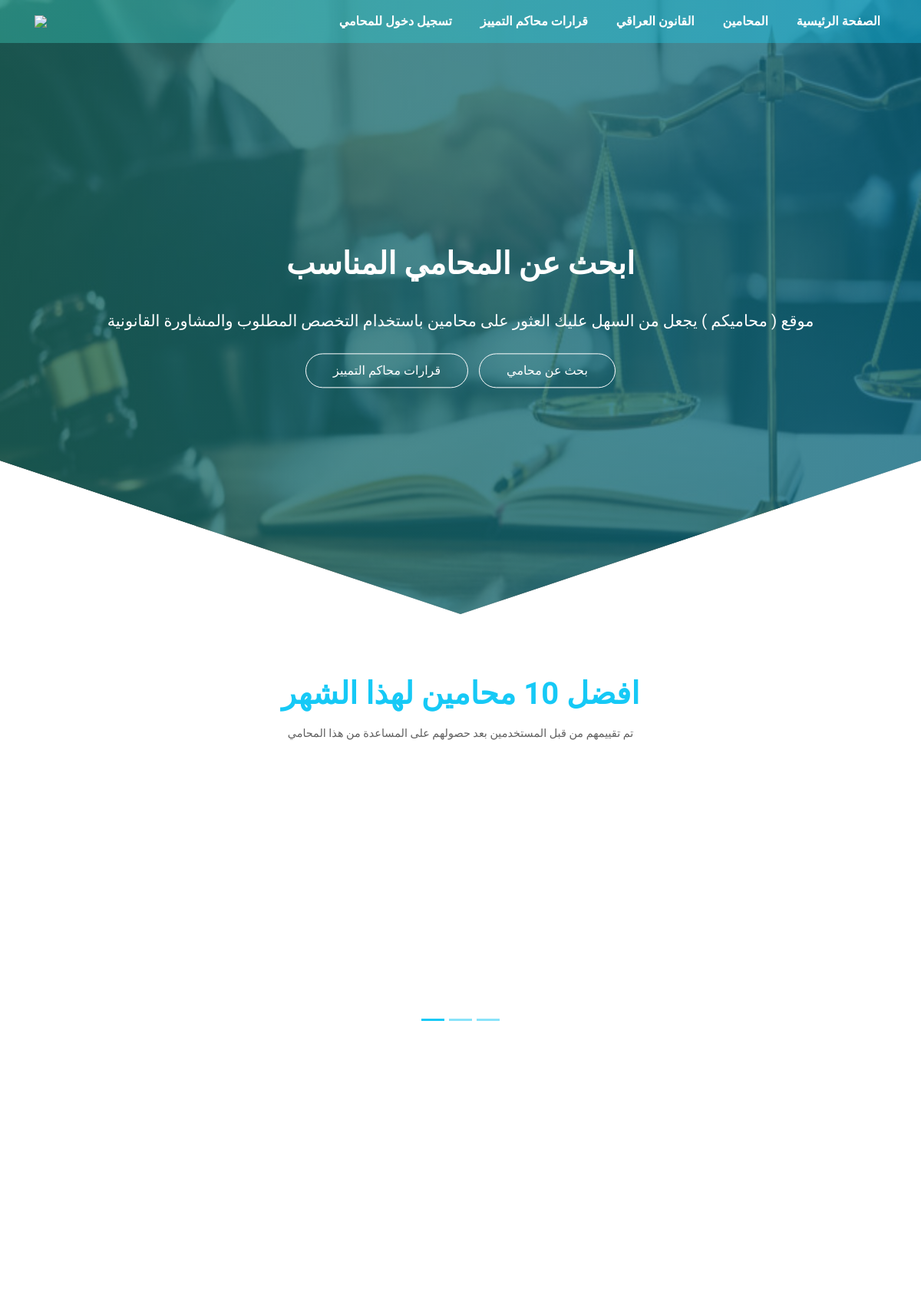
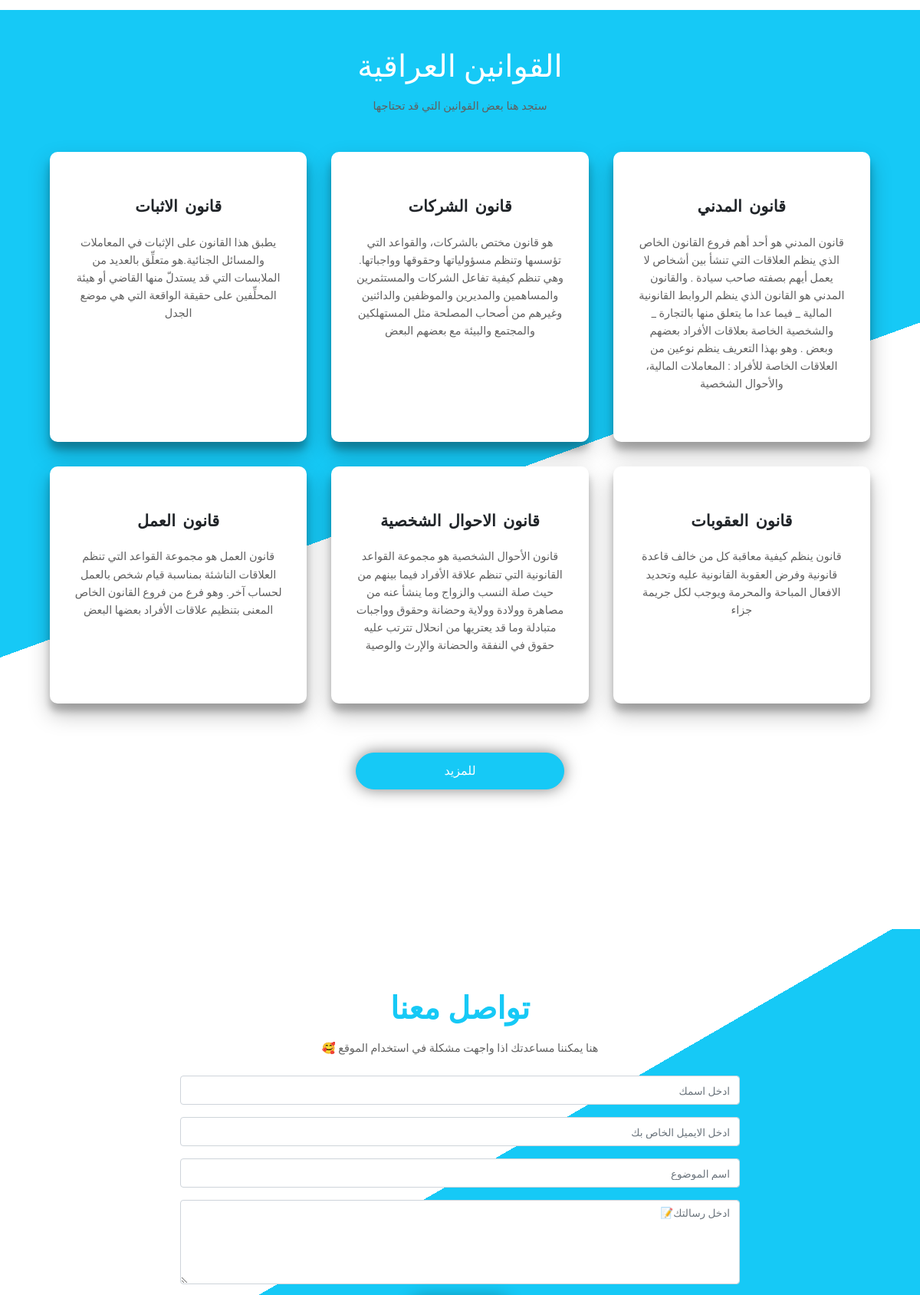
The page / (upper part) on the database its author committed (2 pictures, top to bottom).
### tables this page shows
CREATE TABLE "iraqi_law" (
	"subject"	TEXT,
	"law"	TEXT,
	"description"	TEXT,
	"law_id"	INTEGER NOT NULL UNIQUE,
	PRIMARY KEY("law_id" AUTOINCREMENT)
);

### app.py (the view)
@app.route("/")
def index():
    lawyers = db.execute("SELECT name,total_rating FROM lawyers ORDER BY total_rating DESC LIMIT 10 ")
    result = db.execute("SELECT subject,description,law_id FROM iraqi_law ")
    return render_template("home.html",len= len(result), result=result , head="القانون العراقي", link="laws" , lawyer =lawyers)

### templates/home.html (shortened to what this page needs)
<!DOCTYPE html>
<html lang="en">
<head>
    <link rel="stylesheet" href="/static/home.css">
    <link rel="stylesheet" href="https://cdnjs.cloudflare.com/ajax/libs/font-awesome/4.7.0/css/font-awesome.min.css"
 />
    <link rel="stylesheet" href="https://maxcdn.bootstrapcdn.com/bootstrap/4.5.2/css/bootstrap.min.css">
</head>
<body>
    <div class="header" id="topheader">
        <nav class="navbar navbar-expand-lg navbar-dark fixed-top">
            <div class="container">
                <img class="navbar-brand" src="/static/img/your lawyer" style="width: 10rem;">
                <div class="collapse navbar-collapse" id="navbarSupportedContent">
                    <ul class="navbar-nav ml-auto">
                        <li class="nav-item">
                            <a class="nav-link" href="https://mohamikm.herokuapp.com/login">تسجيل دخول للمحامي <span class="sr-only">(current)</span></a>
                        </li>
                        <li class="nav-item">
                            <a class="nav-link" href="#"> قرارات محاكم التمييز<span class="sr-only">(current)</span></a>
                        </li>
                        <li class="nav-item">
                            <a class="nav-link" href="#contactid"> القانون العراقي<span class="sr-only">(current)</span></a>
                        </li>
                        <li class="nav-item">
                            <a class="nav-link" href="#footerfdiv">المحامين <span class="sr-only">(current)</span></a>
                        </li>
                        <li class="nav-item active">
                            <a class="nav-link" href="#">الصفحة الرئيسية <span class="sr-only">(current)</span></a>
                        </li>
                    </ul>
                </div>
            </div>
        </nav>
        <section class="header-section">
            <div class="center-div">
                <h1 class="font-weight-bold">
                    ابحث عن المحامي المناسب
                </h1>
                <p> موقع ( محاميكم ) يجعل من السهل عليك العثور على محامين باستخدام
                    التخصص المطلوب والمشاورة القانونية
                </p>
                <div class="header-buttons">
                    <a href="#">بحث عن محامي</a>
                    <a href="#">قرارات محاكم التمييز</a>
                </div>
            </div>
        </section>
    </div>
    <section class="top-teen">
        <div class="container headings text-center">
            <h1 class="text-center font-weight-bold" style="color:  #16c9f6;">افضل 10 محامين لهذا الشهر</h1>
            <p class="pt-2">تم تقييمهم من قبل المستخدمين بعد حصولهم على المساعدة من هذا المحامي</p>
        </div>
        <div id="demo" class="carousel slide" data-ride="carousel">
            <ul class="carousel-indicators">
                <li data-target="#demo" data-slide-to="0" class="active"></li>
                <li data-target="#demo" data-slide-to="1"></li>
                <li data-target="#demo" data-slide-to="2"></li>
            </ul>
            <div class="carousel-inner container">
                <div class="carousel-item active">
                    <div class="row">
                        {% for i in range(3) %}
                        <div class="col-lg-4 col-md-4 col-12">
                            <div class="box">
                                <a class="img" href="#"><img src="/static/img/criminal.jpg"
                                        class="img-fluidi img-thumbnail"></a>
                                <h1> {{ lawyer[i]["name"] }} </h1>
                                <p class="m-4"> {{ lawyer[i]["total_rating"] }}</p>
                                <div class="topteen-button">
                                    <a href="#"> مراسلة المحامي </a>
                                </div>
                            </div>
                        </div>
                        {%endfor%}
                    </div>
                </div>
            </div>
            <a class="carousel-control-prev" href="#demo" data-slide="prev">
                <span class="carousel-control-prev-icon"></span>
            </a>
            <a class="carousel-control-next" href="#demo" data-slide="next">
                <span class="carousel-control-next-icon"></span>
            </a>
        </div>
    </section>
    <section class="header-extradiv">
        <div class="container">
            <h1><span class="text-white">القوانين العراقية</span></h1>
            <p class="pt-2" style="margin-bottom: 3rem;">ستجد هنا بعض القوانين التي قد تحتاجها </p>
            <div class="cards">
                {%for i in range(6)%}
                <div class="extra-div">
                    <h2>{{ result[i]["subject"] }}</h2>
                    <p>{{ result[i]["description"] }}</p>
                </div>
                {%endfor%}
                <div></div>
                <div class="cards-button">
                    <a href="#"> للمزيد </a>
                </div>
                <div></div>
            </div>
        </div>
    </section>
    <section class="contactus" id="contactid">
        <div class="container headings text-center">
            <h1 class="text-center font-weight-bold" style="color:  #16c9f6;">تواصل معنا</h1>
            <p class="pt-2 mb-4">🥰 هنا يمكننا مساعدتك اذا واجهت مشكلة في استخدام الموقع</p>
        </div>
        <div class="container">
            <div class="row">
                <div class="col-lg-8 col-md-8 col-10 offset-lg-2 offset-md-2 offset-1">
                    <form action="/action_page.php">
                        <div class="form-group">
                            <input type="text" class="form-control" placeholder="ادخل اسمك" id="Username" required
                                autocomplete="off">
                        </div>
                        <form action="/action_page.php">
                            <div class="form-group">
                                <input type="email" class="form-control" placeholder="ادخل الايميل الخاص بك" id="email"
                                    required autocomplete="off">
                            </div>
                            <form action="/action_page.php">
                                <div class="form-group">
                                    <input type="text" class="form-control" placeholder="اسم الموضوع" id="text" required
                                        autocomplete="off">
                                </div>
                                <div class="form-group">
                                    <textarea class="form-control" placeholder="ادخل رسالتك📝" rows="4"
                                        id="comment"></textarea>
                                </div>
                            </form>
                </div>
            </div>
        </div>
    </section>
</body>
</html>

### static/home.css (style rules this page uses)
html { scroll-behavior: smooth; }
* { margin: 0; padding: 0; box-sizing: border-box; font-family: 'Lemonada', cursive; }
a { text-decoration: none !important; }
li { list-style: none !important; }
p { font-size: 0.9rem; line-height: 1.6; font-weight: 400; color: #606060; }
.header { width: 100%; height: 100vh; background-image: linear-gradient(rgba(0, 0, 0, 0.637), rgba(0, 0, 0, 0.637)), url(./img/Best-Top-10-Lawyers-In-Islamabad-750x400.jpg); background-repeat: no-repeat; background-size: 100% 100%; clip-path: polygon(100% 0%, 100% 75%, 50% 100%, 0 75%, 0 0); position: relative; }
.header::before { content: ""; position: absolute; top: 0%; bottom: 0%; left: 0; right: 0; opacity: .4; z-index: -1; background: linear-gradient(to right, #1e5799 0%, #3ccdbb 0%, #16c9f6 100%); }
.navbar:before { content: ""; position: absolute; top: 0%; bottom: 0%; left: 0; right: 0; opacity: .4; z-index: -1; background: linear-gradient(to right, #1e5799 0%, #3ccdbb 0%, #16c9f6 100%); }
.nav-item a { color: #ffffff !important; font-weight: bold; margin-left: 1.3rem; }
.header-section { width: 100%; height: inherit; color: white; text-align: center; position: relative; }
.center-div { width: 100%; height: auto; position: absolute; top: 50%; left: 50%; transform: translate(-50%, -50%); -ms-transform: translate(-50%, -50%); -webkit-transform: translate(-50%, -50%); }
.center-div p { font-size: 1.3rem; padding: 10px 0 20px 0; color: white; }
.center-div h1 { line-height: 2; }
.header-buttons a { border: 1px solid #fff; border-radius: 100px; margin: 0 5px; padding: 12px 35px; outline: none; color: #fff; font-size: 1rem; font-weight: 400; line-height: 1.4; text-align: center; }
.top-teen { width: 100%; height: 100vh; padding: 80px 0; margin-bottom: 2rem; }
.box { text-align: center; border: 1px solid rgba(0, 0, 0, 0.2); box-shadow: 0 50px 10px 0 rgba(0, 0, 0, 0.3); border-radius: 2px; transition: 0.3s ease; background: #fff; }
.box .img:after { content: "\f10d"; font-family: FontAwesome; width: 40px; height: 40px; border-radius: 50%; background: linear-gradient(to right, #1e5799 0%, #3ccdbb 0%, #16c9f6 100%); color: white; position: absolute; top: 120%; left: 70%; display: flex; justify-content: center; align-items: center; }
.topteen-button a { color: #fff !important; }
.topteen-button { border: 1px solid #16c9f6; border-radius: 100px; margin: 2rem 2rem; padding: 12px 35px; outline: none; font-size: 1rem; font-weight: 400; line-height: 1.4; text-align: center; background: #16c9f6; text-decoration: none; box-shadow: 0 0 20px 0 rgba(0, 0, 0, 0.3); }
.box h1 { font-size: 18px; font-weight: 700; color: #000; margin: 10px 0; }
.header-extradiv { width: 100%; height: auto; margin: 100px 0; text-align: center; padding: 50px; position: relative; }
.header-extradiv:before { content: ""; position: absolute; top: 0%; bottom: 0%; left: 0; right: 0; z-index: -1; background: linear-gradient(160deg, #16c9f6 55%, #fff 0%); }
.cards { display: grid; grid-template-columns: repeat(3, 1fr); grid-column-gap: 2rem; grid-row-gap: 2rem; }
.extra-div { background: #fff; border-radius: 10px; padding: 3rem 2rem; position: relative; padding-top: 2rem; text-align: center; transition: all .3s ease; -webkit-transition: all .3s ease; -moz-transition: all .3s ease; -ms-transition: all .3s ease; -o-transition: all .3s ease; box-shadow: 0 14px 28px rgba(0,0,0,0.25), 0 10px 10px rgba(0,0,0,0.22); }
.extra-div h2 { font-size: 1.3rem; margin: 20px 0 15px 0; font-weight: bold; line-height: 1.9; word-spacing: 4px; }
.cards-button a { color: #fff !important; }
.cards-button { border: 1px solid #16c9f6; border-radius: 100px; margin: 2rem 2rem; padding: 12px 35px; outline: none; font-size: 1rem; font-weight: 400; line-height: 1.4; text-align: center; background: #16c9f6; text-decoration: none; box-shadow: 0 0 20px 0 rgba(0, 0, 0, 0.50); }
.carousel-indicators { position: absolute; right: 0; bottom: -60px !important; }
.carousel-indicators li { background-color: #16c9f6 !important; }
.box a { position: relative; }
.box a img { width: 100px; height: 100px; border-radius: 50%; margin-top: 20px; }
.contactus { width: 100%; height: 100vh; padding: 80px 0; position: relative; }
.contactus:before { content: ""; position: absolute; top: 0; left: 0; bottom: 0; right: 0; z-index: -1; background: linear-gradient(330deg, #16c9f6 55%, #fff 0%); }
.form-control { direction: rtl; }
::placeholder { font-size: 0.85rem; }
.footer-text h3, p, li { text-align: center; }

### rows shown on the page
iraqi_law: subject "قانون الاثبات", description "يطبق هذا القانون على الإثبات في المعاملات والمسائل الجنائية.هو متعلِّق بالعديد من الملابسات التي قد يستدلّ منها القاضي أو هيئة المحلِّفين على حقيقة الواقعة التي هي موضع الجدل"
iraqi_law: subject "قانون الشركات", description "هو قانون مختص بالشركات، والقواعد التي تؤسسها وتنظم مسؤولياتها وحقوقها وواجباتها. وهي تنظم كيفية تفاعل الشركات والمستثمرين والمساهمين والمديرين والموظفين والدائنين وغيرهم من أصحاب المصلحة مثل المستهلكين والمجتمع والبيئة مع بعضهم البعض"
iraqi_law: subject "قانون المدني", description "قانون المدني هو أحد أهم فروع القانون الخاص الذي ينظم العلاقات التي تنشأ بين أشخاص لا يعمل أيهم بصفته صاحب سيادة . والقانون المدني هو القانون الذي ينظم الروابط القانونية المالية _ فيما عدا ما يتعلق منها بالتجارة _ والشخصية الخاصة بعلاقات الأفراد بعضهم وبعض . وهو بهذا التعريف ينظم نوعين من العلاقات الخاصة للأفراد : المعاملات المالية، والأحوال الشخصية"
iraqi_law: subject "قانون العمل", description "قانون العمل هو مجموعة القواعد التي تنظم العلاقات الناشئة بمناسبة قيام شخص بالعمل لحساب آخر. وهو فرع من فروع القانون الخاص المعنى بتنظيم علاقات الأفراد بعضها البعض"
iraqi_law: subject "قانون الاحوال الشخصية", description "قانون الأحوال الشخصية هو مجموعة القواعد القانونية التي تنظم علاقة الأفراد فيما بينهم من حيث صلة النسب والزواج وما ينشأ عنه من مصاهرة وولادة وولاية وحضانة وحقوق وواجبات متبادلة وما قد يعتريها من انحلال تترتب عليه حقوق في النفقة والحضانة والإرث والوصية"
iraqi_law: subject "قانون العقوبات", description "قانون ينظم كيفية معاقبة كل من خالف قاعدة قانونية وفرض العقوبة القانونية عليه وتحديد الافعال المباحة والمحرمة ويوجب لكل جريمة جزاء"
